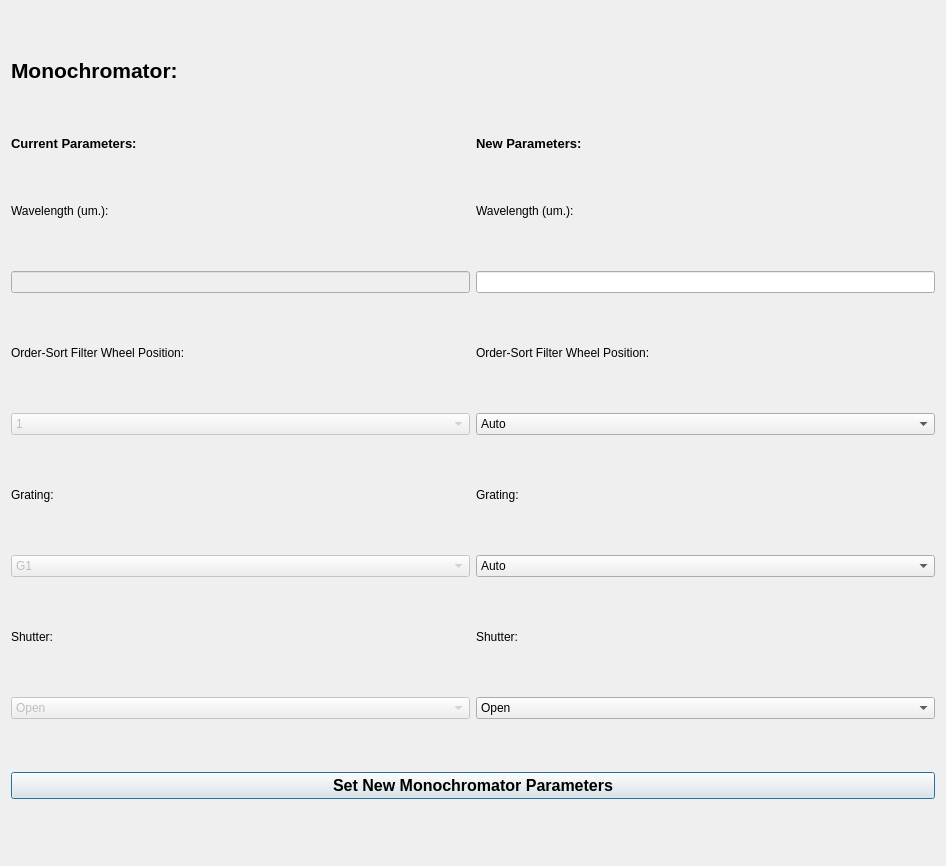
<?xml version="1.0" encoding="UTF-8"?>
<ui version="4.0">
 <class>Form</class>
 <widget class="QDialog" name="Form">
  <property name="geometry">
   <rect>
    <x>0</x>
    <y>0</y>
    <width>946</width>
    <height>866</height>
   </rect>
  </property>
  <property name="windowTitle">
   <string>Monochromator</string>
  </property>
  <layout class="QGridLayout" name="gridLayout">
   <item row="0" column="0">
    <widget class="QLabel" name="label">
     <property name="sizePolicy">
      <sizepolicy hsizetype="Preferred" vsizetype="Maximum">
       <horstretch>0</horstretch>
       <verstretch>0</verstretch>
      </sizepolicy>
     </property>
     <property name="font">
      <font>
       <pointsize>16</pointsize>
       <weight>75</weight>
       <bold>true</bold>
      </font>
     </property>
     <property name="text">
      <string>Monochromator:</string>
     </property>
    </widget>
   </item>
   <item row="1" column="0">
    <widget class="QLabel" name="label_4">
     <property name="sizePolicy">
      <sizepolicy hsizetype="Preferred" vsizetype="Maximum">
       <horstretch>0</horstretch>
       <verstretch>0</verstretch>
      </sizepolicy>
     </property>
     <property name="font">
      <font>
       <pointsize>10</pointsize>
       <weight>75</weight>
       <bold>true</bold>
      </font>
     </property>
     <property name="text">
      <string>Current Parameters:</string>
     </property>
    </widget>
   </item>
   <item row="1" column="1">
    <widget class="QLabel" name="label_3">
     <property name="sizePolicy">
      <sizepolicy hsizetype="Preferred" vsizetype="Maximum">
       <horstretch>0</horstretch>
       <verstretch>0</verstretch>
      </sizepolicy>
     </property>
     <property name="font">
      <font>
       <pointsize>10</pointsize>
       <weight>75</weight>
       <bold>true</bold>
      </font>
     </property>
     <property name="text">
      <string>New Parameters:</string>
     </property>
    </widget>
   </item>
   <item row="2" column="0">
    <widget class="QLabel" name="label_10">
     <property name="sizePolicy">
      <sizepolicy hsizetype="Preferred" vsizetype="Maximum">
       <horstretch>0</horstretch>
       <verstretch>0</verstretch>
      </sizepolicy>
     </property>
     <property name="text">
      <string>Wavelength (um.):</string>
     </property>
    </widget>
   </item>
   <item row="2" column="1">
    <widget class="QLabel" name="label_11">
     <property name="sizePolicy">
      <sizepolicy hsizetype="Preferred" vsizetype="Maximum">
       <horstretch>0</horstretch>
       <verstretch>0</verstretch>
      </sizepolicy>
     </property>
     <property name="text">
      <string>Wavelength (um.):</string>
     </property>
    </widget>
   </item>
   <item row="3" column="0">
    <widget class="QLineEdit" name="lineedit_base_CurrentCs260State_passive_Wavelength">
     <property name="enabled">
      <bool>false</bool>
     </property>
     <property name="sizePolicy">
      <sizepolicy hsizetype="Minimum" vsizetype="Maximum">
       <horstretch>0</horstretch>
       <verstretch>0</verstretch>
      </sizepolicy>
     </property>
     <property name="readOnly">
      <bool>false</bool>
     </property>
    </widget>
   </item>
   <item row="3" column="1">
    <widget class="QLineEdit" name="lineedit_base_NewCs260State_passive_NewWavelength">
     <property name="sizePolicy">
      <sizepolicy hsizetype="Minimum" vsizetype="Maximum">
       <horstretch>0</horstretch>
       <verstretch>0</verstretch>
      </sizepolicy>
     </property>
    </widget>
   </item>
   <item row="4" column="0">
    <widget class="QLabel" name="label_2">
     <property name="sizePolicy">
      <sizepolicy hsizetype="Preferred" vsizetype="Maximum">
       <horstretch>0</horstretch>
       <verstretch>0</verstretch>
      </sizepolicy>
     </property>
     <property name="text">
      <string>Order-Sort Filter Wheel Position:</string>
     </property>
    </widget>
   </item>
   <item row="4" column="1">
    <widget class="QLabel" name="label_7">
     <property name="sizePolicy">
      <sizepolicy hsizetype="Preferred" vsizetype="Maximum">
       <horstretch>0</horstretch>
       <verstretch>0</verstretch>
      </sizepolicy>
     </property>
     <property name="text">
      <string>Order-Sort Filter Wheel Position:</string>
     </property>
    </widget>
   </item>
   <item row="5" column="0">
    <widget class="QComboBox" name="combobox_base_CurrentCs260State_passive_OrderSortFilter">
     <property name="enabled">
      <bool>false</bool>
     </property>
     <item>
      <property name="text">
       <string>1</string>
      </property>
     </item>
     <item>
      <property name="text">
       <string>2</string>
      </property>
     </item>
     <item>
      <property name="text">
       <string>3</string>
      </property>
     </item>
     <item>
      <property name="text">
       <string>4</string>
      </property>
     </item>
     <item>
      <property name="text">
       <string>5</string>
      </property>
     </item>
     <item>
      <property name="text">
       <string>6</string>
      </property>
     </item>
    </widget>
   </item>
   <item row="5" column="1">
    <widget class="QComboBox" name="combobox_base_NewCs260State_passive_NewOrderSortFilter">
     <property name="currentIndex">
      <number>0</number>
     </property>
     <item>
      <property name="text">
       <string>Auto</string>
      </property>
     </item>
     <item>
      <property name="text">
       <string>1</string>
      </property>
     </item>
     <item>
      <property name="text">
       <string>2</string>
      </property>
     </item>
     <item>
      <property name="text">
       <string>3</string>
      </property>
     </item>
     <item>
      <property name="text">
       <string>4</string>
      </property>
     </item>
     <item>
      <property name="text">
       <string>5</string>
      </property>
     </item>
     <item>
      <property name="text">
       <string>6</string>
      </property>
     </item>
    </widget>
   </item>
   <item row="6" column="0">
    <widget class="QLabel" name="label_5">
     <property name="sizePolicy">
      <sizepolicy hsizetype="Preferred" vsizetype="Maximum">
       <horstretch>0</horstretch>
       <verstretch>0</verstretch>
      </sizepolicy>
     </property>
     <property name="text">
      <string>Grating:</string>
     </property>
    </widget>
   </item>
   <item row="6" column="1">
    <widget class="QLabel" name="label_6">
     <property name="sizePolicy">
      <sizepolicy hsizetype="Preferred" vsizetype="Maximum">
       <horstretch>0</horstretch>
       <verstretch>0</verstretch>
      </sizepolicy>
     </property>
     <property name="text">
      <string>Grating:</string>
     </property>
    </widget>
   </item>
   <item row="7" column="0">
    <widget class="QComboBox" name="combobox_base_CurrentCs260State_passive_Grating">
     <property name="enabled">
      <bool>false</bool>
     </property>
     <property name="sizePolicy">
      <sizepolicy hsizetype="Minimum" vsizetype="Fixed">
       <horstretch>0</horstretch>
       <verstretch>0</verstretch>
      </sizepolicy>
     </property>
     <item>
      <property name="text">
       <string>G1</string>
      </property>
     </item>
     <item>
      <property name="text">
       <string>G2</string>
      </property>
     </item>
     <item>
      <property name="text">
       <string>G3</string>
      </property>
     </item>
    </widget>
   </item>
   <item row="7" column="1">
    <widget class="QComboBox" name="combobox_base_NewCs260State_passive_NewGrating">
     <property name="sizePolicy">
      <sizepolicy hsizetype="Minimum" vsizetype="Fixed">
       <horstretch>0</horstretch>
       <verstretch>0</verstretch>
      </sizepolicy>
     </property>
     <item>
      <property name="text">
       <string>Auto</string>
      </property>
     </item>
     <item>
      <property name="text">
       <string>G1</string>
      </property>
     </item>
     <item>
      <property name="text">
       <string>G2</string>
      </property>
     </item>
     <item>
      <property name="text">
       <string>G3</string>
      </property>
     </item>
    </widget>
   </item>
   <item row="8" column="0">
    <widget class="QLabel" name="label_8">
     <property name="sizePolicy">
      <sizepolicy hsizetype="Preferred" vsizetype="Maximum">
       <horstretch>0</horstretch>
       <verstretch>0</verstretch>
      </sizepolicy>
     </property>
     <property name="text">
      <string>Shutter:</string>
     </property>
    </widget>
   </item>
   <item row="8" column="1">
    <widget class="QLabel" name="label_9">
     <property name="sizePolicy">
      <sizepolicy hsizetype="Preferred" vsizetype="Maximum">
       <horstretch>0</horstretch>
       <verstretch>0</verstretch>
      </sizepolicy>
     </property>
     <property name="text">
      <string>Shutter:</string>
     </property>
    </widget>
   </item>
   <item row="9" column="0">
    <widget class="QComboBox" name="combobox_base_CurrentCs260State_passive_Shutter">
     <property name="enabled">
      <bool>false</bool>
     </property>
     <property name="sizePolicy">
      <sizepolicy hsizetype="Minimum" vsizetype="Maximum">
       <horstretch>0</horstretch>
       <verstretch>0</verstretch>
      </sizepolicy>
     </property>
     <item>
      <property name="text">
       <string>Open</string>
      </property>
     </item>
     <item>
      <property name="text">
       <string>Close</string>
      </property>
     </item>
    </widget>
   </item>
   <item row="9" column="1">
    <widget class="QComboBox" name="combobox_base_NewCs260State_passive_NewShutter">
     <property name="sizePolicy">
      <sizepolicy hsizetype="Minimum" vsizetype="Maximum">
       <horstretch>0</horstretch>
       <verstretch>0</verstretch>
      </sizepolicy>
     </property>
     <item>
      <property name="text">
       <string>Open</string>
      </property>
     </item>
     <item>
      <property name="text">
       <string>Close</string>
      </property>
     </item>
    </widget>
   </item>
   <item row="10" column="0" colspan="2">
    <widget class="QPushButton" name="button_base_NewCs260State_getter_NewMonoButton">
     <property name="sizePolicy">
      <sizepolicy hsizetype="Minimum" vsizetype="Fixed">
       <horstretch>0</horstretch>
       <verstretch>0</verstretch>
      </sizepolicy>
     </property>
     <property name="font">
      <font>
       <pointsize>12</pointsize>
       <weight>75</weight>
       <bold>true</bold>
      </font>
     </property>
     <property name="text">
      <string>Set New Monochromator Parameters</string>
     </property>
    </widget>
   </item>
  </layout>
 </widget>
 <resources/>
 <connections/>
</ui>
